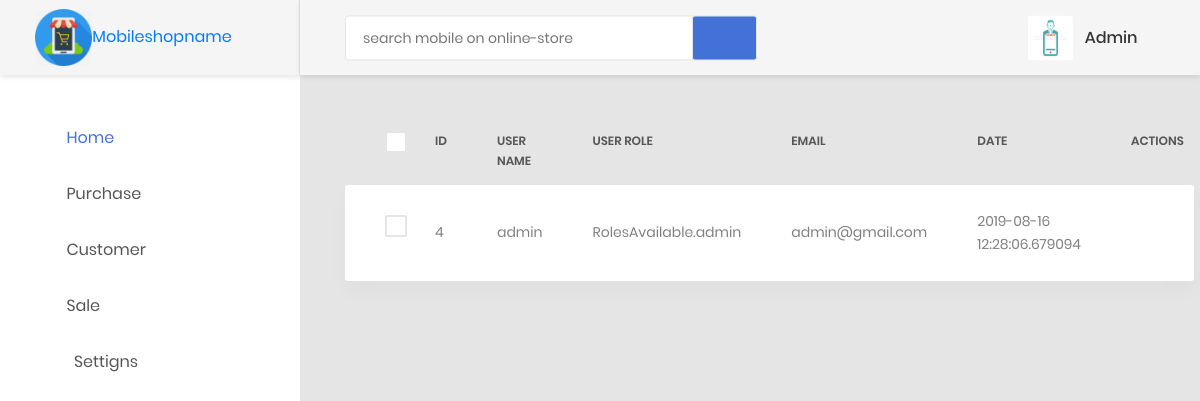
Page /users (signed in) on the committed database.
### models/create_models.py (models this page shows, shortened)
class User(db.Model, UserMixin):
    __tablename__ = 'users'
    id = db.Column(db.Integer, primary_key=True)
    username = db.Column(db.Unicode(255), nullable=False, server_default=u'', unique=True, index=True)
    password = db.Column(db.String(255), nullable=False, server_default='')
    role = db.Column(db.Enum(RolesAvailable))
    email = db.Column(db.Unicode(255), nullable=False, server_default=u'', unique=True, index=True)
    created_at = db.Column(db.DateTime, nullable=False, default=datetime.utcnow)
    updated_at = db.Column(db.DateTime, nullable=False, default=datetime.utcnow, onupdate=datetime.utcnow)

### users/adduser.py (the view)
@auth.route('/users')
def view_users():
    users = User.query.all()
    return render_template('static priya mobile/users/view_users.html', users=users)

### customers/customers.py (called while the page is built)
@customer.before_app_request
def load_logged_in_user():
    user_id = session.get('user_id')
    if user_id is None:
        g.user = None
    else:
        g.user = User.query.filter_by(id=user_id).first()

### users/adduser.py (called while the page is built)
@auth.before_app_request
def load_logged_in_user():
    user_id = session.get('user_id')
    if user_id is None:
        g.user = None
    else:
        g.user = User.query.filter_by(id=user_id).first()

### templates/static priya mobile/users/view_users.html (shortened to what this page needs)
{% extends 'static priya mobile/base1.html' %}
{% block content %}
{% if g.user %}
                        <div class="row">
                            <div class="col-md-12">
                                <div class="table-responsive table-responsive-data2">
                                    <table class="table table-data2">
                                        <thead>
                                            <tr>
                                                <th>
                                                    <label class="au-checkbox">
                                                        <span class="au-checkmark"></span>
                                                    </label>
                                                </th>
                                                <th>ID</th>
                                                <th>User Name</th>
                                                <th>User Role</th>
                                                <th>Email</th>
                                                <th>Date</th>
                                                <th>Actions</th>
                                            </tr>
                                        </thead>
                                        {% for user in users %}
                                        <tbody>
                                            <tr class="tr-shadow">
                                                <td>
                                                    <label class="au-checkbox">
                                                        <span class="au-checkmark"></span>
                                                    </label>
                                                </td>
                                                <td>
                                                    {{ user.id }}
                                                </td>
                                                <td>
                                                    {{ user.username }}
                                                </td>
                                                <td>
                                                    {{ user.role }}
                                                </td>
                                                <td>
                                                    {{ user.email }}
                                                </td>
                                                <td>
                                                    {{ user.created_at}}
                                                </td>
                                                <td>
                                                        <a href="{{ url_for('auth.delete_user' , id=user.id) }}"><button class="item" data-toggle="tooltip" data-placement="top" title="Delete">
                                                            <i class="zmdi zmdi-delete"></i>
                                                        </button></a>&nbsp;&nbsp;
                                                        <button class="item" data-toggle="tooltip" data-placement="top" title="More">
                                                            <i class="zmdi zmdi-more"></i>
                                                        </button>
                                                    </div>
                                        {% endfor %}
                                </div>
              {% endif %}
          {% endblock %}

### templates/static priya mobile/base1.html (shortened to what this page needs)
<!DOCTYPE html>
<html lang="en">
<head>
    <link href="{{ url_for('static', filename='css/font-face.css') }}" rel="stylesheet" media="all">
    <link href="{{ url_for('static', filename = 'vendor/font-awesome-4.7/css/font-awesome.min.css') }}" rel="stylesheet" media="all">
    <link href="{{ url_for('static', filename = 'vendor/font-awesome-5/css/fontawesome-all.min.css') }}" rel="stylesheet" media="all">
    <link href="{{ url_for('static', filename = 'vendor/mdi-font/css/material-design-iconic-font.min.css') }}" rel="stylesheet" media="all">
    <link href="{{ url_for('static', filename = 'vendor/bootstrap-4.1/bootstrap.min.css') }}" rel="stylesheet" media="all">
    <link href="{{ url_for('static', filename = 'vendor/animsition/animsition.min.css') }}" rel="stylesheet" media="all">
    <link href="{{ url_for('static', filename =  'vendor/bootstrap-progressbar/bootstrap-progressbar-3.3.4.min.css') }}" rel="stylesheet" media="all">
    <link href="{{ url_for('static', filename = 'vendor/wow/animate.css') }}" rel="stylesheet" media="all">
    <link href="{{ url_for('static', filename = 'vendor/css-hamburgers/hamburgers.min.css') }}" rel="stylesheet" media="all">
    <link href="{{ url_for('static', filename = 'vendor/slick/slick.css" rel="stylesheet') }}" media="all">
    <link href="{{ url_for('static', filename = 'vendor/select2/select2.min.css') }}" rel="stylesheet" media="all">
    <link href="{{ url_for('static', filename = 'vendor/perfect-scrollbar/perfect-scrollbar.css') }}" rel="stylesheet" media="all">
    <link href="{{ url_for('static', filename = 'css/theme.css') }}" rel="stylesheet" media="all">
</head>
<body class="animsition">
    <div class="page-wrapper">
        <aside class="menu-sidebar d-none d-lg-block">
            <div class="logo">
                <a href="#">
                    <img src="{{ url_for('static',filename='images/icon/mshop.png') }}" alt="mobileshop" id="i1"/>Mobileshopname
                </a>
            </div>
            {% if g.user %}
            <div class="menu-sidebar__content js-scrollbar1">
                <nav class="navbar-sidebar">
                    <ul class="list-unstyled navbar__list">
                        <li class="active has-sub">
                            <a class="js-arrow" href="{{ url_for('order.totalsale') }}">
                                <i class="fa fa-home"></i>Home</a>
                        </li>
                        <li>
                            <a class="js-arrow" href="#">
                                <i class="fa fa-shopping-cart"></i>Purchase</a>
                        </li>
                        <li>
                            <a class="js-arrow" href="#">
                                <i class="fa fa-address-card"></i>Customer</a>
                        </li>
                        <li>
                            <a class="js-arrow" href="#">
                                <i class="fa fa-cart-plus"></i>Sale</a>
                        </li>
                        <li>
                            <a class="js-arrow" href="#">
                                    <i class="fa fa-cog fa-fw" aria-hidden="true"></i>Settigns</a>
                        </li>
                    </ul>
                </nav>
            </div>
            {% endif %}
        </aside>
        <div class="page-container">
            <header class="header-desktop">
                <div class="section__content section__content--p30">
                    <div class="container-fluid">
                        <div class="header-wrap">
                            <form class="form-header" action="" method="POST">
                                <input class="au-input au-input--xl" type="text" name="search" placeholder="search mobile on online-store" />
                                <button class="au-btn--submit" type="submit">
                                    <a href="https://www.amazon.in/s/ref=nb_sb_noss_2?url=search-alias%3Daps&field-keywords=Apple&rh=i%3Aaps%2Ck%3AApple"><i class="zmdi zmdi-search"></i></a>
                                </button>
                            </form>
                            <div class="header-button">
                                {% if g.user %}
                                <div class="account-wrap">
                                    <div class="account-item clearfix js-item-menu">
                                        <div class="image">
                                            <img src="{{ url_for('static', filename='images/icon/admin.png') }}">
                                        </div>
                                        <div class="content">
                                            <a class="js-acc-btn" href="#">{{ g.user.username }}</a>
                                        </div>
                                        {% endif %}
                                    </div>
                                </div>
                            </div>
                        </div>
                    </div>
                </div>
            </header>
            <div class="main-content">
                <div class="section__content section__content--p30">
                    <div class="container-fluid">
                       {% block content %}
                        {% endblock %}
                    </div>
                </div>
            </div>
    </div>
</body>
</html>

### templates/static priya mobile/base1.html (style rules this page uses)
#i1 { max-width: 25%; height: 20; }

### rows in the picture
User: user.username "Admin", id "4", username "admin", role "RolesAvailable.admin", email "admin@gmail.com", created_at "2019-08-16 12:28:06.679094"
